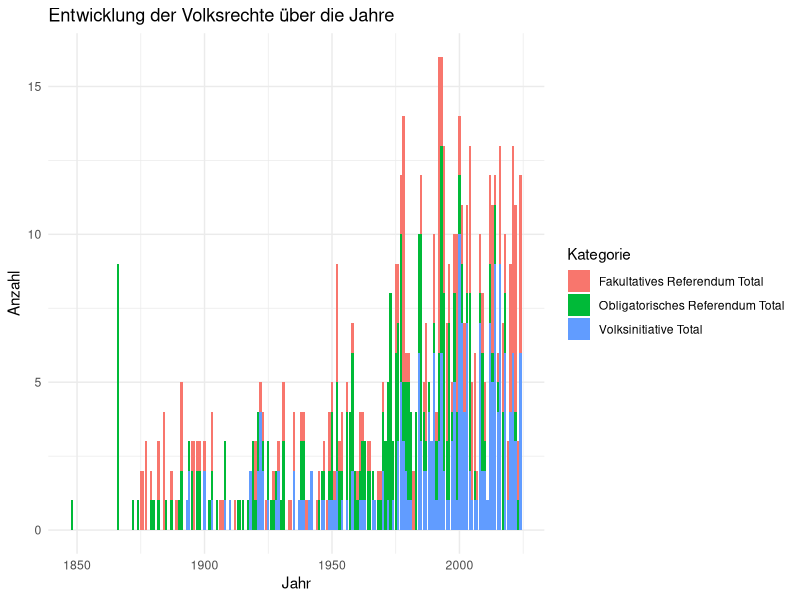

R code for this plot:
# Paket laden 
library(tidyverse)

data <- read_csv("data/data_referendum.csv")

data <- data %>%
  select(Periode, 
         `Obligatorisches Referendum Total`, 
         `Fakultatives Referendum Total`, 
         `Volksinitiative Total`)

# Periode bereinigen und in Integer umwandeln
data <- data %>%
  mutate(
    Periode = str_replace(Periode, "Jahr: ", ""),
    Periode = as.integer(Periode)
  )

# Daten ins Long-Format umwandeln
data_long <- data %>%
  pivot_longer(cols = -Periode, 
               names_to = "Kategorie", 
               values_to = "Wert")

# Liniendiagramm zeichnen
ggplot(data_long, aes(x = Periode, y = Wert, fill = Kategorie)) +
  geom_col(position = "stack") +
  labs(title = "Entwicklung der Volksrechte über die Jahre",
       x = "Jahr",
       y = "Anzahl") +
  theme_minimal()
